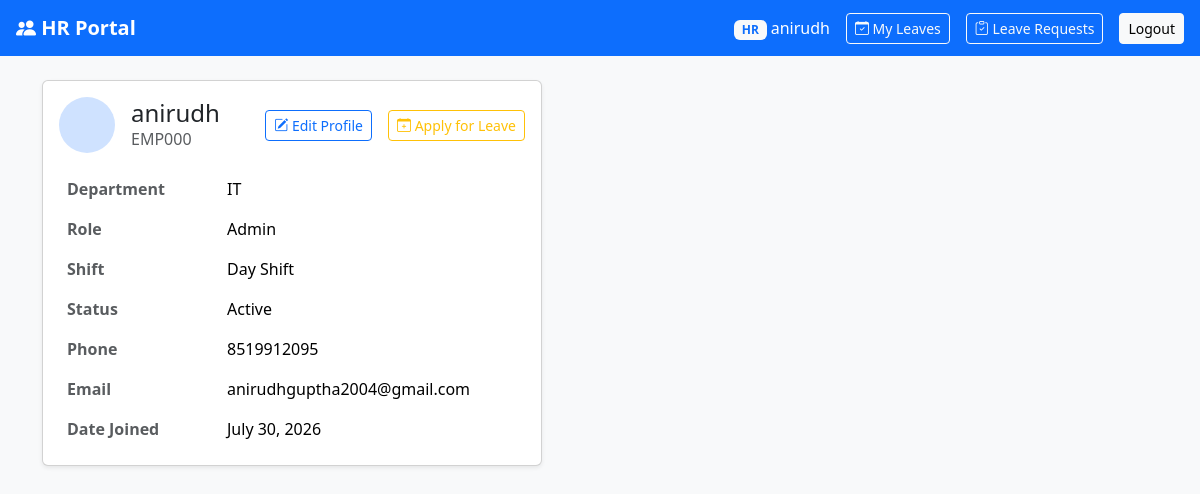
Page /my-profile/ (signed in) on the committed database.
### employees/models.py (models this page shows, shortened)
class Employee(models.Model):
    class Status(models.TextChoices):
        ACTIVE = "ACTIVE", "Active"
        INACTIVE = "INACTIVE", "Inactive"
        ON_LEAVE = "ON_LEAVE", "On Leave"
    class Shift(models.TextChoices):
        DAY = "DAY", "Day Shift"
        NIGHT = "NIGHT", "Night Shift"
        REGULAR = "REGULAR", "Regular Shift"
    user = models.OneToOneField(User, on_delete=models.CASCADE, related_name="employee_profile")
    employee_id = models.CharField(max_length=20, unique=True)  # e.g. EMP001
    department = models.ForeignKey(Department, on_delete=models.SET_NULL, null=True, related_name="employees")
    job_role = models.CharField(max_length=100)  # e.g. "Software Engineer"
    shift = models.CharField(max_length=10, choices=Shift.choices, default=Shift.DAY)
    status = models.CharField(max_length=10, choices=Status.choices, default=Status.ACTIVE)
    photo = models.ImageField(upload_to="employee_photos/", blank=True, null=True)
    phone = models.CharField(max_length=20, blank=True)
    date_joined = models.DateField(auto_now_add=True)
    is_hr = models.BooleanField(default=False)
    class Meta:
        ordering = ["employee_id"]

class Department(models.Model):
    name = models.CharField(max_length=100, unique=True)

### employees/views.py (the view)
# urls.py: path('my-profile/', views.my_profile, name='my_profile'),
@login_required
def my_profile(request):
    employee = get_object_or_404(Employee, user=request.user)
    return render(request, 'employees/my_profile.html', {'employee': employee})

### employees/templates/employees/my_profile.html (shortened to what this page needs)
{% extends 'employees/base.html' %}
{% block content %}
<div class="card shadow-sm" style="max-width: 500px;">
    <div class="card-body">
        <div class="d-flex align-items-center gap-3 mb-3">
            {% if employee.photo %}
                <img src="{{ employee.photo.url }}" class="rounded-circle" width="56" height="56" style="object-fit:cover;">
            {% else %}
                <div class="rounded-circle bg-primary-subtle text-primary d-flex align-items-center justify-content-center" style="width:56px;height:56px;font-size:20px;">
                </div>
            {% endif %}
            <div class="flex-grow-1">
                <h4 class="mb-0">{{ employee.user.get_full_name|default:employee.user.username }}</h4>
                <span class="text-muted">{{ employee.employee_id }}</span>
            </div>
            <a href="{% url 'my_profile_edit' %}" class="btn btn-outline-primary btn-sm">
                <i class="bi bi-pencil-square"></i> Edit Profile
            </a>
            <a href="{% url 'leave_request_create' %}" class="btn btn-outline-warning btn-sm">
                <i class="bi bi-calendar-plus"></i> Apply for Leave
            </a>
        </div>
        <table class="table table-borderless mb-0">
            <tr><th class="text-muted" style="width:160px;">Department</th><td>{{ employee.department.name|default:"-" }}</td></tr>
            <tr><th class="text-muted">Role</th><td>{{ employee.job_role }}</td></tr>
            <tr><th class="text-muted">Shift</th><td>{{ employee.get_shift_display }}</td></tr>
            <tr><th class="text-muted">Status</th><td>{{ employee.get_status_display }}</td></tr>
            <tr><th class="text-muted">Phone</th><td>{{ employee.phone|default:"-" }}</td></tr>
            <tr><th class="text-muted">Email</th><td>{{ employee.user.email|default:"-" }}</td></tr>
            <tr><th class="text-muted">Date Joined</th><td>{{ employee.date_joined }}</td></tr>
        </table>
    </div>
</div>
{% endblock %}

### employees/templates/employees/base.html (shortened to what this page needs)
<!DOCTYPE html>
<html lang="en">
<head>
    <link href="https://cdn.jsdelivr.net/npm/bootstrap@5.3.3/dist/css/bootstrap.min.css" rel="stylesheet">
    <link href="https://cdn.jsdelivr.net/npm/bootstrap-icons@1.11.3/font/bootstrap-icons.css" rel="stylesheet">
</head>
<body class="bg-light">
    {% if user.is_authenticated %}
    <nav class="navbar navbar-dark bg-primary px-3">
        <a href="{% if user.employee_profile.is_hr %}{% url 'hr_dashboard' %}{% else %}{% url 'dashboard' %}{% endif %}" class="navbar-brand fw-bold text-white text-decoration-none"><i class="bi bi-people-fill"></i> HR Portal</a>
        <div class="d-flex align-items-center text-white gap-3">
            <span>{% if user.employee_profile.is_hr %}<span class="badge bg-light text-primary me-1">HR</span>{% endif %}{{ user.get_full_name|default:user.username }}</span>
            <a href="{% url 'my_leave_requests' %}" class="btn btn-sm btn-outline-light">
                <i class="bi bi-calendar-check"></i> My Leaves
            </a>
            {% if user.employee_profile.is_hr %}
            <a href="{% url 'hr_leave_requests' %}" class="btn btn-sm btn-outline-light">
                <i class="bi bi-clipboard-check"></i> Leave Requests
            </a>
            {% endif %}
            <a href="{% url 'logout' %}" class="btn btn-sm btn-light">Logout</a>
        </div>
    </nav>
    {% endif %}
    <div class="container py-4">
        {% block content %}{% endblock %}
    </div>
</body>
</html>

### rows in the picture
Employee: user.get_full_name "anirudh", employee_id "EMP000", department.name "IT", job_role "Admin", shift "Day Shift", status "Active", phone "8519912095", user.email "anirudhguptha2004@gmail.com", date_joined "July 30, 2026"

### other values in the picture
{{ user.get_full_name|default:user.username }} "anirudh"
